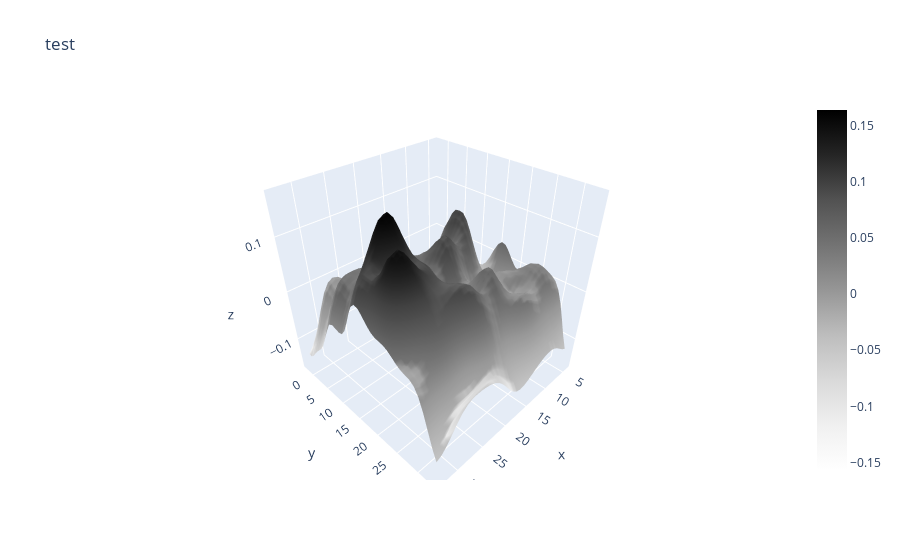

The cell this chart's notebook holds for it:
### Code cell
# Graphing the filtered flattened surface with plotly
print('plotting the last one')
fig = go.Figure(data=go.Surface(x=xseggrid[i],y=yseggrid[i],z=sollast_FT_filtered_IFT_real, colorscale="greys"))
fig.update_layout(scene = dict(
            xaxis_title='x',
            yaxis_title='y',
            zaxis_title='z'),
            title='test')

### Figure 1 — Plotly figure (JSON) as saved in the notebook; plotly's stock layout.template omitted (floating-point values rounded to 4 significant figures; data arrays with more than 128 entries replaced by an {"elided": "..."} marker saying what was removed)
{"data": [{"colorscale": [[0, "rgb(255,255,255)"], [0.125, "rgb(240,240,240)"], [0.25, "rgb(217,217,217)"], [0.375, "rgb(189,189,189)"], [0.5, "rgb(150,150,150)"], [0.625, "rgb(115,115,115)"], [0.75, "rgb(82,82,82)"], [0.875, "rgb(37,37,37)"], [1, "rgb(0,0,0)"]], "type": "surface", "x": {"elided": "40x33 float values"}, "y": {"elided": "40x33 float values"}, "z": {"elided": "40x33 float values"}}], "layout": {"scene": {"xaxis": {"title": {"text": "x"}}, "yaxis": {"title": {"text": "y"}}, "zaxis": {"title": {"text": "z"}}}, "title": {"text": "test"}}}
